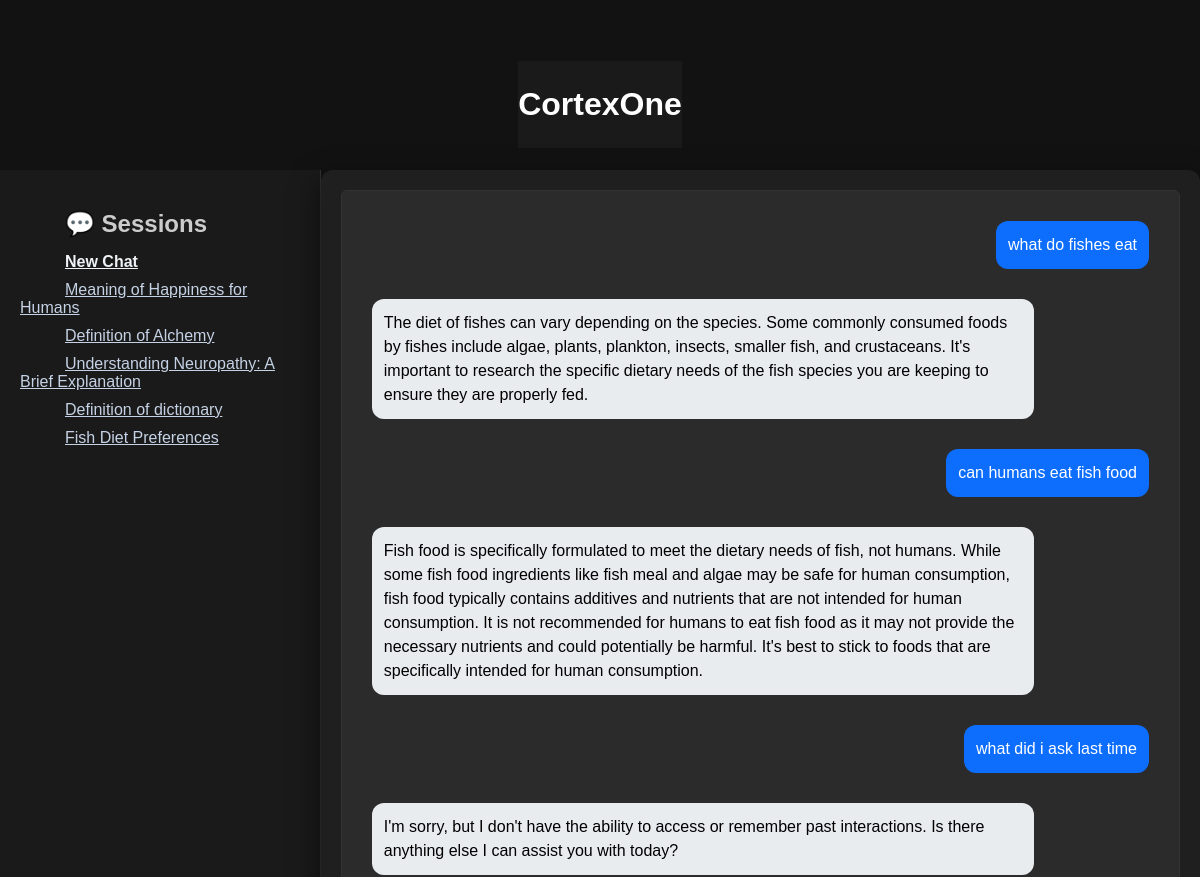
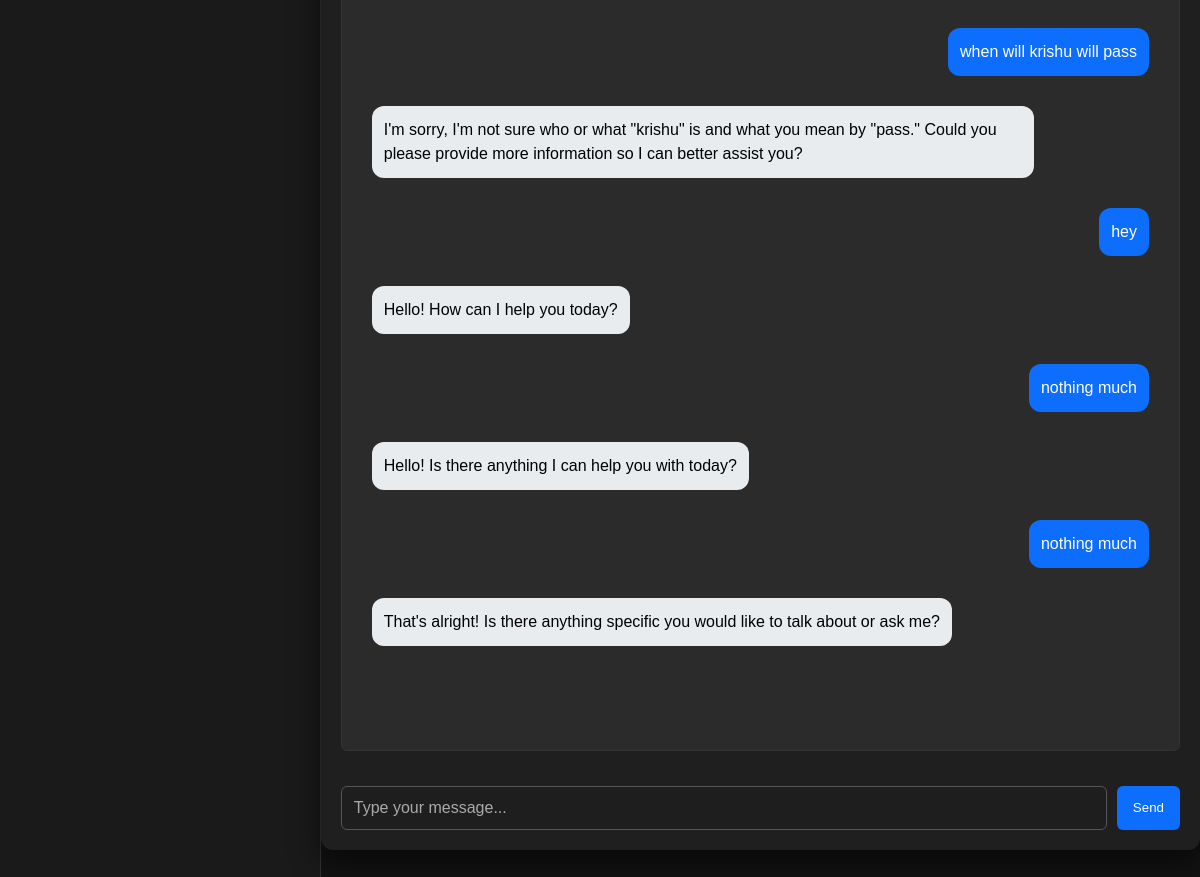
The app's page /session/202ba3e5-dce6-4945-9446-f8efe106f28d with its own data (2 pictures, top to bottom).
### tables this page shows
CREATE TABLE chats (
            id INTEGER PRIMARY KEY AUTOINCREMENT,
            user_message TEXT NOT NULL,
            response TEXT NOT NULL,
            timestamp DATETIME DEFAULT CURRENT_TIMESTAMP,
            session_id TEXT,
            session_name TEXT
        );

### app.py (the view)
@app.route('/session/<session_id>')
def load_session(session_id):
    conn = sqlite3.connect('chat_history.db')
    c = conn.cursor()
    c.execute("SELECT user_message, response FROM chats WHERE session_id = ? ORDER BY timestamp", (session_id,))
    chats = c.fetchall()
    c.execute("""
        SELECT DISTINCT session_id, session_name, MIN(timestamp)
        FROM chats
        WHERE session_name IS NOT NULL
        GROUP BY session_id
        ORDER BY MIN(timestamp) DESC
    """)
    sessions = c.fetchall()
    conn.close()
    session['session_id'] = session_id
    return render_template('chat.html', chats=chats, sessions=sessions)

### templates/chat.html (shortened to what this page needs)
<!DOCTYPE html>
<html>
<head>
    <link rel="stylesheet" href="{{ url_for('static', filename='style.css') }}">
</head>
<body style="margin: 0; font-family: sans-serif; background-color: #121212; color: white;">
    <h1 style="text-align: center; color: white; background-color: #1a1a1a; padding: 25px 0; margin: 1;">
        CortexOne
    </h1>
    <div style="display: flex; width: 100%; height: calc(100vh - 60px);">
        <div style="width: 30%; max-width: 300px; background-color: #1a1a1a; padding: 20px; border-right: 1px solid #333; overflow-y: auto;">
            <h2 style="color: #ccc; margin-bottom: 15px; padding-left: 45px;">💬 Sessions</h2>
            <div style="margin-bottom: 10px;">
                <a href="/new" style="color: #eff2f6; font-weight: bold; padding-left: 45px;"> New Chat</a>
            </div>
            {% for session_id, name, timestamp in sessions %}
                <div style="margin-bottom: 10px;">
                    <a href="/session/{{ session_id }}" style="color: #c5d2e5;  padding-left: 45px;">
                        {{ name or 'Untitled Session' }}
                    </a>
                </div>
            {% endfor %}
        </div>
        <div class="chat-container" style="flex-grow: 1; padding: 20px; display: flex; flex-direction: column; overflow-y: auto;">
            <div id="chat-box" style="flex-grow: 1; overflow-y: auto;">
                {% if chats %}
                    {% for user_msg, response in chats %}
                        <div class="chat-bubble user">{{ user_msg }}</div>
                        <div class="chat-bubble bot">{{ response }}</div>
                    {% endfor %}
                {% endif %}
            </div>
            <div class="input-area" style="margin-top: 20px;">
                <input type="text" id="user-input" placeholder="Type your message..." style="width: 80%;">
                <button onclick="sendMessage()">Send</button>
            </div>
        </div>
    </div>
</body>
</html>

### static/style.css (style rules this page uses)
body { font-family: 'Segoe UI', Tahoma, Geneva, Verdana, sans-serif; background-color: #121212; color: #e0e0e0; margin: 0; padding-top: 40px; display: flex; flex-direction: column; align-items: center; }
.chat-container { background: #1f1f1f; padding: 25px 30px; border-radius: 12px; box-shadow: 0 10px 30px rgba(0, 0, 0, 0.6); width: 90%; max-width: 900px; display: flex; flex-direction: column; height: 80vh; }
#chat-box { flex: 1; overflow-y: auto; border: 1px solid #333; padding: 20px; margin-bottom: 15px; border-radius: 6px; background: #2b2b2b; display: flex; flex-direction: column; gap: 10px; }
.input-area { display: flex; gap: 10px; }
#user-input { flex: 1; padding: 12px; font-size: 16px; background-color: #1e1e1e; color: #e0e0e0; border: 1px solid #555; border-radius: 6px; }
.chat-bubble { margin: 10px; padding: 12px; border-radius: 12px; max-width: 80%; line-height: 1.5; }
.chat-bubble.user { background-color: #0d6efd; color: white; text-align: right; margin-left: auto; }
.chat-bubble.bot { background-color: #e9ecef; color: black; text-align: left; margin-right: auto; }
#user-input::placeholder { color: #aaa; }
button { padding: 10px 16px; background-color: #0d6efd; color: white; border: none; border-radius: 6px; cursor: pointer; transition: background-color 0.3s ease; }

### records on screen
chats: user_message "what do fishes eat", response "The diet of fishes can vary depending on the species. Some commonly consumed foods by fishes include algae, plants, plankton, insects, smaller fish, and crustaceans. It's important to research the specific dietary needs of the fish species you are keeping to ensure they are properly fed."
chats: user_message "can humans eat fish food", response "Fish food is specifically formulated to meet the dietary needs of fish, not humans. While some fish food ingredients like fish meal and algae may be safe for human consumption, fish food typically contains additives and nutrients that are not intended for human consumption. It is not recommended for humans to eat fish food as it may not provide the necessary nutrients and could potentially be harmful. It's best to stick to foods that are specifically intended for human consumption."
chats: user_message "what did i ask last time", response "I'm sorry, but I don't have the ability to access or remember past interactions. Is there anything else I can assist you with today?"
chats: user_message "when will krishu will pass", response "I'm sorry, I'm not sure who or what \"krishu\" is and what you mean by \"pass.\" Could you please provide more information so I can better assist you?"
chats: user_message "hey", response "Hello! How can I help you today?"
chats: user_message "nothing much", response "Hello! Is there anything I can help you with today?"
chats: user_message "nothing much", response "That's alright! Is there anything specific you would like to talk about or ask me?"

### other values on screen
{{ name or 'Untitled Session' }} "Meaning of Happiness for Humans" "Definition of Alchemy" "Understanding Neuropathy: A Brief Explanation" "Definition of dictionary" "Fish Diet Preferences"
